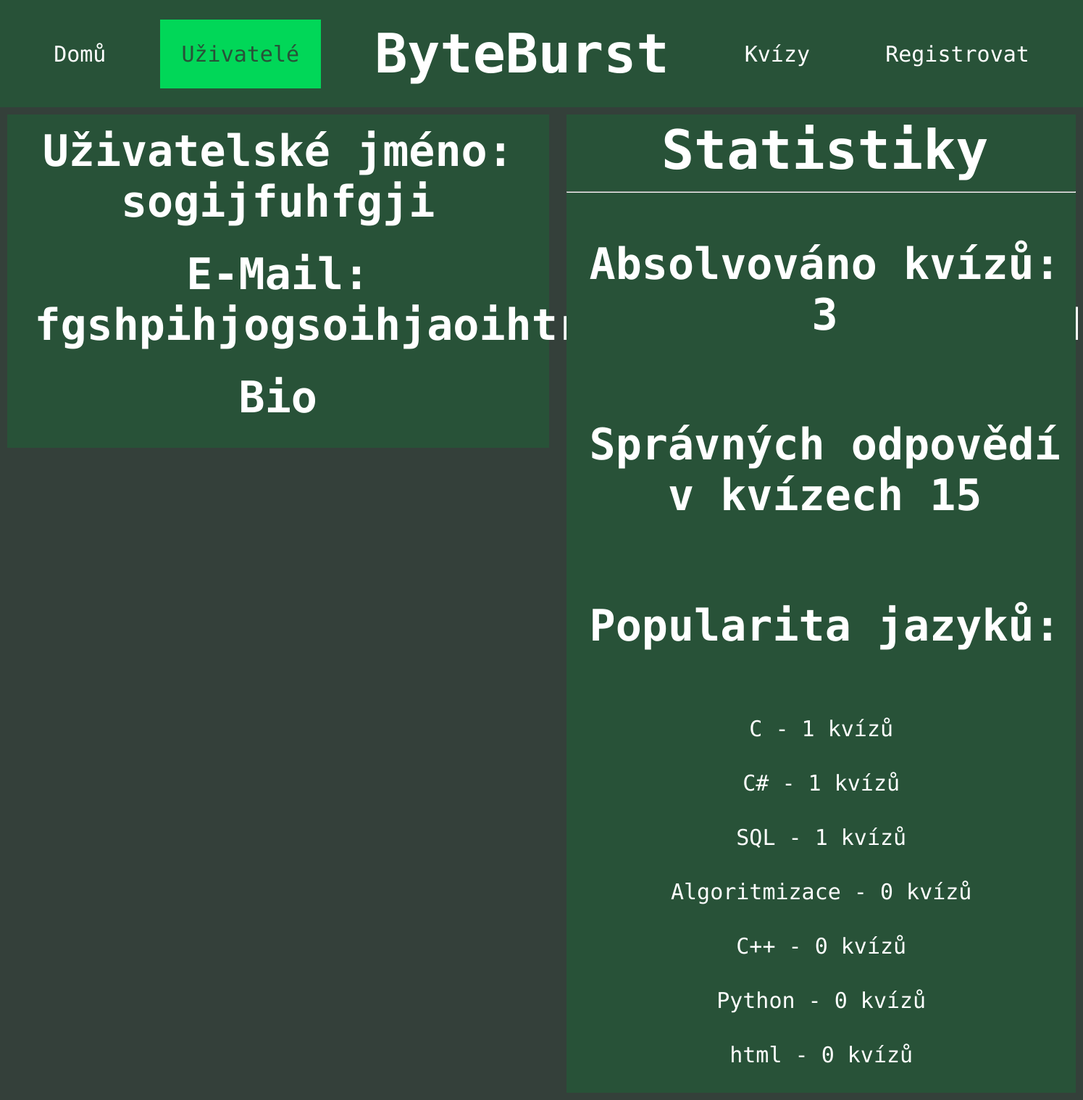
/users/32, run on the app's committed database.
### tables this page shows
CREATE TABLE "user" (
	"id"	INTEGER,
	"username"	TEXT UNIQUE,
	"email"	TEXT UNIQUE,
	"password"	TEXT,
	"bio"	TEXT,
	"quiz_correct"	INTEGER DEFAULT 0,
	"quiz_absolved"	INTEGER DEFAULT 0,
	"is_admin"	INTEGER DEFAULT 0,
	"is_active"	INTEGER NOT NULL DEFAULT 1,
	PRIMARY KEY("id" AUTOINCREMENT)
);

CREATE TABLE "category" (
	"id"	INTEGER,
	"name"	TEXT,
	PRIMARY KEY("id" AUTOINCREMENT)
);

### app.py (the view)
@app.route("/users/<user_id>") # route pro zobrazení konkrétního už. profilu
def user(user_id):
    cur, con=db_connect()
    cur.execute("SELECT username, email, bio FROM user WHERE id=?", (user_id,)) # vybrání už. jména, e-mailu, bia, počtu správných odpovědí a absolvovaných kvízů z tabulky user v záznamech, kde se id rovná předanému parametru
    username, email, bio=cur.fetchone() # spojení výsledku dotazu do stejnojmenných proměnných
    cur.execute("SELECT quiz_correct, quiz_absolved FROM statistics WHERE user_id=?", (user_id,)) #vybrání quiz_correct, quiz_absolved z tabulky statistics, kde user_id rovná proměnné user_id
    quiz_correct, quiz_absolved=cur.fetchone() #spojení výsledku dotazu do proměnných quiz_correct a quiz_absolved
    cur.execute("SELECT * FROM language_popularity WHERE user_id=?",(user_id,)) # vybrání všech atributů z tabulky language_popularity
    language_popularity_temporary=cur.fetchall() # spojení výsledku do dotazu language popularity
    cur.execute("SELECT name FROM category") # výběr jmen kategorií z tabulky category
    categories=cur.fetchall() # spojení výsledku dotazu do tabulky categories
    language_popularity={} # založení dictionary language_popularity
    for i in range (0, len(categories)): # založení for cyklu pro procházení jednotlivých dílčích kategorií
        language_popularity[categories[i]]=language_popularity_temporary[i][3] # nastavení hodnoty v language_popularity s klíčem categories[i], tedy dílčí kategorie, na hodnotu třetí hodnotu v i-tém listu v language_popularity_temporary
    language_popularity=sorted(language_popularity.items(), key=lambda x: x[1], reverse=True) # language_popularity.items přetvoří dictionary na list, ve kterém jsou další listy, které vždy obsahující dvojici klíč a k ní hodnota
    return render_template("pages/profil.html", active=2, username=username, email=email, bio=bio, quiz_correct=quiz_correct, quiz_absolved=quiz_absolved, language_popularity=language_popularity, is_admin=0)

### app.py (called while the page is built)
def db_connect():
    con = sqlite3.connect("database.db") # připojení do databáze uložené v adresáři jako database.db
    cur = con.cursor() # vytvoření cursor pro interakci s databází
    return cur, con

### templates/pages/profil.html (shortened to what this page needs)
{% extends "layout/header.html" %}
{% block content %}
<div class="profile-left-section">
    <h2>Uživatelské jméno: {{ username }}</h2><br>
    <h2>E-Mail: {{ email }}</h2><br>
    <h2>Bio</h2><br>
</div>
<div class="profile-right-section">
    <h1>Statistiky</h1>
    <hr>
    <h2>Absolvováno kvízů: {{ quiz_absolved }}</h2>
    <h2>Správných odpovědí v kvízech {{ quiz_correct }}</h2>
    <h2 style="text-align: center;">Popularita jazyků:</h2>
    {% for element in language_popularity %}
        <p>{{ element[0][0] }} - {{ element[1] }} kvízů</p>
    {% endfor %}
</div>
{% endblock %}

### templates/layout/header.html (shortened to what this page needs)
<!DOCTYPE html>
<html lang="en">
<head>
    <link rel="stylesheet" href="{{ url_for('static', filename='css/style.css') }}">
</head>
<body>
<header>
    <ul>
            {% if active==1 %}
            <li><a class="active" href="{{url_for('index')}}">Domů</a></li>
            {% else %}
            <li><a href="{{url_for('index')}}">Domů</a></li>
            {% endif %}
            {% if active==2 %}
            <li><a class="active" href="{{url_for('users')}}">Uživatelé</a></li>
            {% else %}
            <li><a href="{{url_for('users')}}">Uživatelé</a></li>
            {% endif %}
            <li style="margin: 30px;"><h1>ByteBurst</h1></li>
            {% if active==3 %}
            <li><a class="active" href="{{url_for('kvizy')}}">Kvízy</a></li>
            {% else %}
            <li><a href="{{url_for('kvizy')}}">Kvízy</a></li>
            {% endif %}
            {% if active==4 and not session["username"] %}
            <li><a class="active" href="{{url_for('profile')}}">Registrovat</a></li>
            {% elif not session["username"] %}
            <li><a href="{{url_for('profile')}}">Registrovat</a></li>
            {% elif active!=4 %}
            <li><a href="{{url_for('profile')}}">{{ session["username"] }}</a></li>
            {% else %}
            <li style="float:right"><a class="active"  href="{{url_for('profile')}}">{{ session["username"] }}</a></li>
            {% endif %}
      </ul>
</header>
    {% block content %}{% endblock %}
</body>
</html>

### static/css/style.css (style rules this page uses)
* { font-family: "Ubuntu Mono", monospace; color: white; }
:root { --background-green:#285238; --hover-green:#007C41; --active-green:#01D758; --page-background: #34403A; }
body { margin: 0; padding: 0; background-color: #34403A; }
header ul { list-style-type: none; margin: 0; padding: 0; overflow: hidden; background-color: var(--background-green); display: flex; justify-content: space-evenly; align-items: center; }
header li a, button { display: block; text-align: center; padding: 30px; margin: 0; text-decoration: none; font-size:30px; transition: 0.3s; background-color: none; }
header .active { background-color: var(--active-green); color:var(--background-green); }
h1 { font-size: 75px; display: inline-block; text-align: center; margin: auto; position: relative; }
h2 { font-size: 60px; display: inline-block; }
.profile-left-section { width: 50%; float: left; text-align: center; margin: 10px; background-color: var(--background-green); }
.profile-left-section h2 { margin: 10px; max-width: 90%; }
.profile-right-section { width: 47%; float: right; margin: 10px; background-color: var(--background-green); }
.profile-right-section h1,h2 { width: 100%; padding: 5px; text-align: center; }
.profile-right-section p { font-size: 30px; padding: 5px; text-align: center; }

### data on the page
user: username "sogijfuhfgji", email "fgshpihjogsoihjaoihtrjoihorhtrfoijhoif@d"
category: name "C", element "1"
category: name "C#", element "1"
category: name "SQL", element "1"
category: name "Algoritmizace", element "0"
category: name "C++", element "0"
category: name "Python", element "0"
category: name "html", element "0"

### other printed values
{{ quiz_absolved }} "3"
{{ quiz_correct }} "15"
